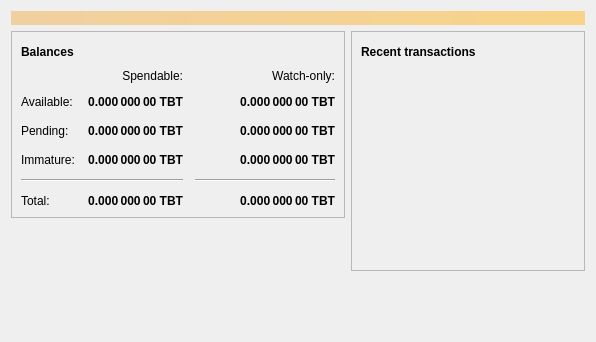
<?xml version="1.0" encoding="UTF-8"?>
<ui version="4.0">
 <class>OverviewPage</class>
 <widget class="QWidget" name="OverviewPage">
  <property name="geometry">
   <rect>
    <x>0</x>
    <y>0</y>
    <width>596</width>
    <height>342</height>
   </rect>
  </property>
  <property name="windowTitle">
   <string>Form</string>
  </property>
  <layout class="QVBoxLayout" name="topLayout">
   <item>
    <widget class="QLabel" name="labelAlerts">
     <property name="visible">
      <bool>false</bool>
     </property>
     <property name="styleSheet">
      <string notr="true">background-color: qlineargradient(x1: 0, y1: 0, x2: 1, y2: 0, stop:0 #F0D0A0, stop:1 #F8D488); color:#000000;</string>
     </property>
     <property name="wordWrap">
      <bool>true</bool>
     </property>
     <property name="margin">
      <number>3</number>
     </property>
    </widget>
   </item>
   <item>
    <layout class="QHBoxLayout" name="horizontalLayout" stretch="1,1">
     <item>
      <layout class="QVBoxLayout" name="verticalLayout_2">
       <item>
        <widget class="QFrame" name="frame">
         <property name="frameShape">
          <enum>QFrame::StyledPanel</enum>
         </property>
         <property name="frameShadow">
          <enum>QFrame::Raised</enum>
         </property>
         <layout class="QVBoxLayout" name="verticalLayout_4">
          <item>
           <layout class="QHBoxLayout" name="horizontalLayout_4">
            <item>
             <widget class="QLabel" name="label_5">
              <property name="font">
               <font>
                <weight>75</weight>
                <bold>true</bold>
               </font>
              </property>
              <property name="text">
               <string>Balances</string>
              </property>
             </widget>
            </item>
            <item>
             <widget class="QPushButton" name="labelWalletStatus">
              <property name="enabled">
               <bool>false</bool>
              </property>
              <property name="maximumSize">
               <size>
                <width>30</width>
                <height>16777215</height>
               </size>
              </property>
              <property name="toolTip">
               <string>The displayed information may be out of date. Your wallet automatically synchronizes with the Tabit network after a connection is established, but this process has not completed yet.</string>
              </property>
              <property name="text">
               <string/>
              </property>
              <property name="icon">
               <iconset resource="../tabit.qrc">
                <normaloff>:/icons/warning</normaloff>
                <disabledoff>:/icons/warning</disabledoff>:/icons/warning</iconset>
              </property>
              <property name="iconSize">
               <size>
                <width>24</width>
                <height>24</height>
               </size>
              </property>
              <property name="flat">
               <bool>true</bool>
              </property>
             </widget>
            </item>
            <item>
             <spacer name="horizontalSpacer_3">
              <property name="orientation">
               <enum>Qt::Horizontal</enum>
              </property>
              <property name="sizeHint" stdset="0">
               <size>
                <width>40</width>
                <height>20</height>
               </size>
              </property>
             </spacer>
            </item>
           </layout>
          </item>
          <item>
           <layout class="QGridLayout" name="gridLayout">
            <property name="spacing">
             <number>12</number>
            </property>
            <item row="2" column="2">
             <widget class="QLabel" name="labelWatchPending">
              <property name="font">
               <font>
                <weight>75</weight>
                <bold>true</bold>
               </font>
              </property>
              <property name="cursor">
               <cursorShape>IBeamCursor</cursorShape>
              </property>
              <property name="toolTip">
               <string>Unconfirmed transactions to watch-only addresses</string>
              </property>
              <property name="text">
               <string notr="true">0.000 000 00 TBT</string>
              </property>
              <property name="alignment">
               <set>Qt::AlignRight|Qt::AlignTrailing|Qt::AlignVCenter</set>
              </property>
              <property name="textInteractionFlags">
               <set>Qt::LinksAccessibleByMouse|Qt::TextSelectableByKeyboard|Qt::TextSelectableByMouse</set>
              </property>
             </widget>
            </item>
            <item row="2" column="1">
             <widget class="QLabel" name="labelUnconfirmed">
              <property name="font">
               <font>
                <weight>75</weight>
                <bold>true</bold>
               </font>
              </property>
              <property name="cursor">
               <cursorShape>IBeamCursor</cursorShape>
              </property>
              <property name="toolTip">
               <string>Total of transactions that have yet to be confirmed, and do not yet count toward the spendable balance</string>
              </property>
              <property name="text">
               <string notr="true">0.000 000 00 TBT</string>
              </property>
              <property name="alignment">
               <set>Qt::AlignRight|Qt::AlignTrailing|Qt::AlignVCenter</set>
              </property>
              <property name="textInteractionFlags">
               <set>Qt::LinksAccessibleByMouse|Qt::TextSelectableByKeyboard|Qt::TextSelectableByMouse</set>
              </property>
             </widget>
            </item>
            <item row="3" column="2">
             <widget class="QLabel" name="labelWatchImmature">
              <property name="font">
               <font>
                <weight>75</weight>
                <bold>true</bold>
               </font>
              </property>
              <property name="cursor">
               <cursorShape>IBeamCursor</cursorShape>
              </property>
              <property name="toolTip">
               <string>Mined balance in watch-only addresses that has not yet matured</string>
              </property>
              <property name="text">
               <string notr="true">0.000 000 00 TBT</string>
              </property>
              <property name="alignment">
               <set>Qt::AlignRight|Qt::AlignTrailing|Qt::AlignVCenter</set>
              </property>
              <property name="textInteractionFlags">
               <set>Qt::LinksAccessibleByMouse|Qt::TextSelectableByKeyboard|Qt::TextSelectableByMouse</set>
              </property>
             </widget>
            </item>
            <item row="4" column="0" colspan="2">
             <widget class="Line" name="line">
              <property name="orientation">
               <enum>Qt::Horizontal</enum>
              </property>
             </widget>
            </item>
            <item row="4" column="2">
             <widget class="Line" name="lineWatchBalance">
              <property name="sizePolicy">
               <sizepolicy hsizetype="Preferred" vsizetype="Fixed">
                <horstretch>0</horstretch>
                <verstretch>0</verstretch>
               </sizepolicy>
              </property>
              <property name="minimumSize">
               <size>
                <width>140</width>
                <height>0</height>
               </size>
              </property>
              <property name="orientation">
               <enum>Qt::Horizontal</enum>
              </property>
             </widget>
            </item>
            <item row="5" column="0">
             <widget class="QLabel" name="labelTotalText">
              <property name="text">
               <string>Total:</string>
              </property>
             </widget>
            </item>
            <item row="3" column="1">
             <widget class="QLabel" name="labelImmature">
              <property name="font">
               <font>
                <weight>75</weight>
                <bold>true</bold>
               </font>
              </property>
              <property name="cursor">
               <cursorShape>IBeamCursor</cursorShape>
              </property>
              <property name="toolTip">
               <string>Mined balance that has not yet matured</string>
              </property>
              <property name="text">
               <string notr="true">0.000 000 00 TBT</string>
              </property>
              <property name="alignment">
               <set>Qt::AlignRight|Qt::AlignTrailing|Qt::AlignVCenter</set>
              </property>
              <property name="textInteractionFlags">
               <set>Qt::LinksAccessibleByMouse|Qt::TextSelectableByKeyboard|Qt::TextSelectableByMouse</set>
              </property>
             </widget>
            </item>
            <item row="2" column="3">
             <spacer name="horizontalSpacer_2">
              <property name="orientation">
               <enum>Qt::Horizontal</enum>
              </property>
              <property name="sizeHint" stdset="0">
               <size>
                <width>40</width>
                <height>20</height>
               </size>
              </property>
             </spacer>
            </item>
            <item row="3" column="0">
             <widget class="QLabel" name="labelImmatureText">
              <property name="text">
               <string>Immature:</string>
              </property>
             </widget>
            </item>
            <item row="5" column="1">
             <widget class="QLabel" name="labelTotal">
              <property name="font">
               <font>
                <weight>75</weight>
                <bold>true</bold>
               </font>
              </property>
              <property name="cursor">
               <cursorShape>IBeamCursor</cursorShape>
              </property>
              <property name="toolTip">
               <string>Your current total balance</string>
              </property>
              <property name="text">
               <string notr="true">0.000 000 00 TBT</string>
              </property>
              <property name="alignment">
               <set>Qt::AlignRight|Qt::AlignTrailing|Qt::AlignVCenter</set>
              </property>
              <property name="textInteractionFlags">
               <set>Qt::LinksAccessibleByMouse|Qt::TextSelectableByKeyboard|Qt::TextSelectableByMouse</set>
              </property>
             </widget>
            </item>
            <item row="5" column="2">
             <widget class="QLabel" name="labelWatchTotal">
              <property name="font">
               <font>
                <weight>75</weight>
                <bold>true</bold>
               </font>
              </property>
              <property name="cursor">
               <cursorShape>IBeamCursor</cursorShape>
              </property>
              <property name="toolTip">
               <string>Current total balance in watch-only addresses</string>
              </property>
              <property name="text">
               <string notr="true">0.000 000 00 TBT</string>
              </property>
              <property name="alignment">
               <set>Qt::AlignRight|Qt::AlignTrailing|Qt::AlignVCenter</set>
              </property>
              <property name="textInteractionFlags">
               <set>Qt::LinksAccessibleByMouse|Qt::TextSelectableByKeyboard|Qt::TextSelectableByMouse</set>
              </property>
             </widget>
            </item>
            <item row="0" column="2">
             <widget class="QLabel" name="labelWatchonly">
              <property name="text">
               <string>Watch-only:</string>
              </property>
              <property name="alignment">
               <set>Qt::AlignRight|Qt::AlignTrailing|Qt::AlignVCenter</set>
              </property>
             </widget>
            </item>
            <item row="1" column="0">
             <widget class="QLabel" name="labelBalanceText">
              <property name="text">
               <string>Available:</string>
              </property>
             </widget>
            </item>
            <item row="1" column="1">
             <widget class="QLabel" name="labelBalance">
              <property name="font">
               <font>
                <weight>75</weight>
                <bold>true</bold>
               </font>
              </property>
              <property name="cursor">
               <cursorShape>IBeamCursor</cursorShape>
              </property>
              <property name="toolTip">
               <string>Your current spendable balance</string>
              </property>
              <property name="text">
               <string notr="true">0.000 000 00 TBT</string>
              </property>
              <property name="alignment">
               <set>Qt::AlignRight|Qt::AlignTrailing|Qt::AlignVCenter</set>
              </property>
              <property name="textInteractionFlags">
               <set>Qt::LinksAccessibleByMouse|Qt::TextSelectableByKeyboard|Qt::TextSelectableByMouse</set>
              </property>
             </widget>
            </item>
            <item row="1" column="2">
             <widget class="QLabel" name="labelWatchAvailable">
              <property name="font">
               <font>
                <weight>75</weight>
                <bold>true</bold>
               </font>
              </property>
              <property name="cursor">
               <cursorShape>IBeamCursor</cursorShape>
              </property>
              <property name="toolTip">
               <string>Your current balance in watch-only addresses</string>
              </property>
              <property name="text">
               <string notr="true">0.000 000 00 TBT</string>
              </property>
              <property name="alignment">
               <set>Qt::AlignRight|Qt::AlignTrailing|Qt::AlignVCenter</set>
              </property>
              <property name="textInteractionFlags">
               <set>Qt::LinksAccessibleByMouse|Qt::TextSelectableByKeyboard|Qt::TextSelectableByMouse</set>
              </property>
             </widget>
            </item>
            <item row="2" column="0">
             <widget class="QLabel" name="labelPendingText">
              <property name="text">
               <string>Pending:</string>
              </property>
             </widget>
            </item>
            <item row="0" column="1">
             <widget class="QLabel" name="labelSpendable">
              <property name="text">
               <string>Spendable:</string>
              </property>
              <property name="alignment">
               <set>Qt::AlignRight|Qt::AlignTrailing|Qt::AlignVCenter</set>
              </property>
             </widget>
            </item>
           </layout>
          </item>
         </layout>
        </widget>
       </item>
       <item>
        <spacer name="verticalSpacer">
         <property name="orientation">
          <enum>Qt::Vertical</enum>
         </property>
         <property name="sizeHint" stdset="0">
          <size>
           <width>20</width>
           <height>40</height>
          </size>
         </property>
        </spacer>
       </item>
      </layout>
     </item>
     <item>
      <layout class="QVBoxLayout" name="verticalLayout_3">
       <item>
        <widget class="QFrame" name="frame_2">
         <property name="frameShape">
          <enum>QFrame::StyledPanel</enum>
         </property>
         <property name="frameShadow">
          <enum>QFrame::Raised</enum>
         </property>
         <layout class="QVBoxLayout" name="verticalLayout">
          <item>
           <layout class="QHBoxLayout" name="horizontalLayout_2">
            <item>
             <widget class="QLabel" name="label_4">
              <property name="font">
               <font>
                <weight>75</weight>
                <bold>true</bold>
               </font>
              </property>
              <property name="text">
               <string>Recent transactions</string>
              </property>
             </widget>
            </item>
            <item>
             <widget class="QPushButton" name="labelTransactionsStatus">
              <property name="enabled">
               <bool>false</bool>
              </property>
              <property name="maximumSize">
               <size>
                <width>30</width>
                <height>16777215</height>
               </size>
              </property>
              <property name="toolTip">
               <string>The displayed information may be out of date. Your wallet automatically synchronizes with the Tabit network after a connection is established, but this process has not completed yet.</string>
              </property>
              <property name="text">
               <string/>
              </property>
              <property name="icon">
               <iconset resource="../tabit.qrc">
                <normaloff>:/icons/warning</normaloff>
                <disabledoff>:/icons/warning</disabledoff>:/icons/warning</iconset>
              </property>
              <property name="iconSize">
               <size>
                <width>24</width>
                <height>24</height>
               </size>
              </property>
              <property name="flat">
               <bool>true</bool>
              </property>
             </widget>
            </item>
            <item>
             <spacer name="horizontalSpacer">
              <property name="orientation">
               <enum>Qt::Horizontal</enum>
              </property>
              <property name="sizeHint" stdset="0">
               <size>
                <width>40</width>
                <height>20</height>
               </size>
              </property>
             </spacer>
            </item>
           </layout>
          </item>
          <item>
           <widget class="QListView" name="listTransactions">
            <property name="styleSheet">
             <string notr="true">QListView { background: transparent; }</string>
            </property>
            <property name="frameShape">
             <enum>QFrame::NoFrame</enum>
            </property>
            <property name="verticalScrollBarPolicy">
             <enum>Qt::ScrollBarAlwaysOff</enum>
            </property>
            <property name="horizontalScrollBarPolicy">
             <enum>Qt::ScrollBarAlwaysOff</enum>
            </property>
            <property name="selectionMode">
             <enum>QAbstractItemView::NoSelection</enum>
            </property>
           </widget>
          </item>
         </layout>
        </widget>
       </item>
       <item>
        <spacer name="verticalSpacer_2">
         <property name="orientation">
          <enum>Qt::Vertical</enum>
         </property>
         <property name="sizeHint" stdset="0">
          <size>
           <width>20</width>
           <height>40</height>
          </size>
         </property>
        </spacer>
       </item>
      </layout>
     </item>
    </layout>
   </item>
  </layout>
 </widget>
 <resources/>
 <connections/>
</ui>
